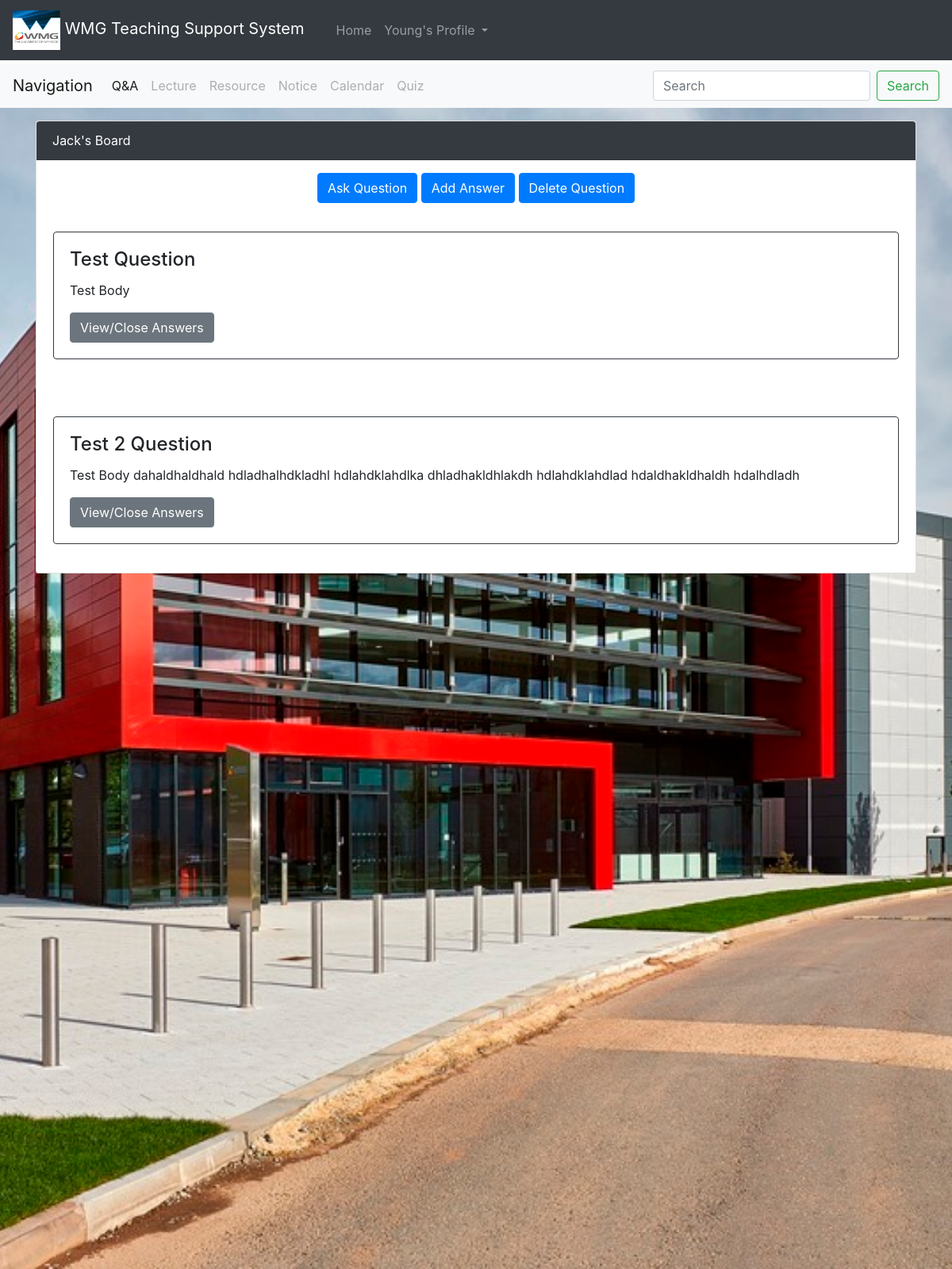
Screenshot of /Q-A-Board/id/1 (signed in) with the database file from the repository.
### app/models.py (models this page shows)
class User(db.Model, UserMixin):
    id = db.Column(db.Integer, primary_key = True)
    email = db.Column(db.String(100), unique = True, nullable = False)
    password = db.Column(db.String(80), nullable = False)
    fName = db.Column(db.String(20), nullable = False)
    sName = db.Column(db.String(30), nullable = False)
    userType = db.Column(db.String(20), nullable = False)
    questions = db.relationship('Question', backref='author')
    answers = db.relationship('Answer', backref='author')
    comments = db.relationship('Comment', backref='author')

class QABoard(db.Model):
    id = db.Column(db.Integer, primary_key = True)
    boardName = db.Column(db.String(50), nullable = False)
    boardDesc = db.Column(db.String(500), nullable = True)
    backImg = db.Column(db.String(100), nullable = True)
    questions = db.relationship('Question', backref='board')

class Question(db.Model):
    id = db.Column(db.Integer, primary_key = True)
    qTitle = db.Column(db.String(500), nullable = False)
    qBody = db.Column(db.String(1000))
    postDate = db.Column(db.DateTime)
    posterId = db.Column(db.Integer, db.ForeignKey(User.id))
    boardId = db.Column(db.Integer, db.ForeignKey(QABoard.id))
    answers = db.relationship('Answer', backref='question')
    comments = db.relationship('Comment', backref='question')

### app/views.py (the view)
@base.route('/Q-A-Board/id/<boardId>')
@login_required
def QABoard_abstract(boardId):
    board = boardAccess.getBoard(boardId)
    questions = boardAccess.getQuestions(boardId)
    answers = boardAccess.getAnswers(boardId)
    return render_template('boards/q_a_board_abstract.html', board=board, questions=questions, answers=answers)

### app/__init__.py (called while the page is built)
def create_app():
	app = Flask(__name__)
	app.config.from_object('app.config.DevelopmentConfig')
	UPLOAD_FOLDER = join(dirname(realpath(__file__)), 'static/uploads')
	app.config['UPLOAD_FOLDER'] = UPLOAD_FOLDER
	from app.models import db, User
	db.init_app(app)
	migrate = Migrate(app, db)
	@app.route('/ping', methods=['GET'])
	def ping_pong():
		return jsonify({
			'status': 'Epic success',
			'message': 'pong!'
			})
	from app.admin_views import admin
	from app.login_views import login
	from app.views import base
	'''Log-in manager initialisation'''
	login_manager = LoginManager()
	login_manager.init_app(app)
	login_manager.login_view = "login.logIn"
	''' Misc and Error Handling'''
	@login_manager.user_loader
	def load_user(user_id):
		return User.query.get(int(user_id))
	app.register_blueprint(admin)
	app.register_blueprint(login)
	app.register_blueprint(base)
	return app

### app/api/dbBoardAccess.py (called while the page is built)
    def getBoard(boardId):
        board = QABoard.query.filter_by(id=boardId).first()
        return board

    def getQuestions(boardId):
        questions = Question.query.filter_by(boardId=boardId).all()
        return questions

    def getAnswers(boardId):
        answers = Answer.query.join(Answer.question, aliased=True).filter_by(boardId=boardId).all()
        return answers

### app/templates/boards/q_a_board_abstract.html (shortened to what this page needs)
{% extends "base.html" %}
{% block css %}
<link rel="stylesheet" href="{{ url_for('static', filename = 'QABoard.css') }}">
{% endblock %}
{% block homeLink %}
<a class="nav-link" href="{{ url_for('base.home') }}">Home</a>
{% endblock %}
{% block boardLinks %}
<li class="nav-item active">
	<a class="nav-link" href="{{ url_for('base.QABoardHome') }}">Q&A</a>
</li>
<li class="nav-item">
	<a class="nav-link disabled" href="#">Lecture</a>
</li>
<li class="nav-item">
	<a class="nav-link disabled" href="#">Resource</a>
</li>
<li class="nav-item">
	<a class="nav-link disabled" href="#">Notice</a>
</li>
<li class="nav-item">
	<a class="nav-link disabled" href="#">Calendar</a>
</li>
<li class="nav-item">
	<a class="nav-link disabled" href="#">Quiz</a>
</li>
{% endblock %}
{% block body %}
<div class="container" style="padding-top: 1rem;">
	<div class="card overflow-auto" style="max-height: 57rem;">
		<div class="card-header text-white bg-dark mb-3">
			{{ board.boardName }}
		</div>
		<div class="container text-center" style="padding: 0rem;" id="questionCreationButtons">
			<div class="col-md-12 text-center">
				<button type="button" class="btn btn-primary" data-toggle="modal" data-target="#askQuestionModal">Ask Question</button>
				<button type="button" class="btn btn-primary" data-toggle="modal" data-target="#addAnswerModal">Add Answer</button>
				{% if current_user.userType == 'Tutor' %}
				<button type="button" class="btn btn-primary" data-toggle="modal" data-target="#deleteQuestionModal">Delete Question</button>
				{%endif%}
			</div>
		</div>
		{% if questions is defined and questions|length > 0 %}
		{% for question in questions %}
		<div class="row">
			<div class="card-body" style="margin: 1rem;">
				<div class="card border-dark">
					<div class="card-body">
						<h4 class="card-title">{{ question.qTitle }}</h4>
						<p class="card-text">{{ question.qBody }}</p>
						<button class="btn btn-secondary" type="button" data-toggle="collapse" data-target="#collapse{{question.id}}" aria-expanded="false" aria-controls="collapseExample">
							View/Close Answers
						</button>
					</div>
				</div>
			</div>
		</div>
		{% endfor %}
		{% else %}
		<div class="card-body">
			<h4 style="text-align: center;">Ask a question! It will show up here.</h4>
		</div>
		{%endif%}
	</div>
</div>
{% endblock %}

### app/templates/base.html (shortened to what this page needs)
<html lang="en">
    <head>
        <link rel="stylesheet" href="https://maxcdn.bootstrapcdn.com/bootstrap/4.5.2/css/bootstrap.min.css">
        {% block css %}{% endblock %}
    </head>
    <body style="min-height: 100rem; padding-top: 5rem;">
        <div class="bg">
            <nav class="navbar navbar-expand-md navbar-dark fixed-top bg-dark">
                <a class="navbar-brand" href="#">
                    <image src="{{url_for('static',filename = 'images/wmglogo.png')}}" width = "60" height = "50" class="d-inline-block align-middle" href="{{ url_for('base.goHome') }}" alt="">
                    WMG Teaching Support System
                </a>
                <div class="navbar">
                    <ul class="navbar-nav mr-auto">
                        <li class="nav-item">
                            {% block homeLink %}
                            {% endblock %}
                        </li>
                        <li class="nav-item dropdown">
                            {% if current_user.is_authenticated %}
                            <a class="nav-link dropdown-toggle" href="#" id="navbarDropdown" role="button" data-toggle="dropdown" aria-haspopup="true" aria-expanded="false">
                            {{current_user.fName}}'s Profile
                            </a>
                            {%endif%}
                        </li>
                    </ul>
                </div>
            </nav>
            <nav class="navbar navbar-expand-sm navbar-light bg-light">
                <a class="navbar-brand" href="#">Navigation</a>
                <div class="collapse navbar-collapse" id="navbarSupportedContent">
                    <ul class="navbar-nav mr-auto">
                        {% block boardLinks %}
                        {% endblock %}
                    </ul>
                    <form action="{{ url_for('base.searchResults') }}" method="POST" class="form-inline my-2 my-lg-0">
                        <input name = "search" class="form-control mr-sm-2" type="search" placeholder="Search" aria-label="Search">
                        <button value = 'searchSubmit' name='action' class="btn btn-outline-success my-2 my-sm-0" type="submit">Search</button>
                    </form>
                </div>
            </nav>
            {% block body %}
            {% endblock %}
        </div>
    </body>
</html>

### app/static/QABoard.css (style rules this page uses)
body, html { height: 100%; }
.bg { background-image: url("images/DAC.jpg"); height: 100%; background-position: center; background-repeat: no-repeat; background-size: cover; }

### rows the page displays
User: fName "Young"
QABoard: boardName "Jack's Board"
Question: qTitle "Test Question", qBody "Test Body"
Question: qTitle "Test 2 Question", qBody "Test Body dahaldhaldhald hdladhalhdkladhl hdlahdklahdlka dhladhakldhlakdh hdlahdklahdlad hdaldhakldhaldh hdalhdladh"
